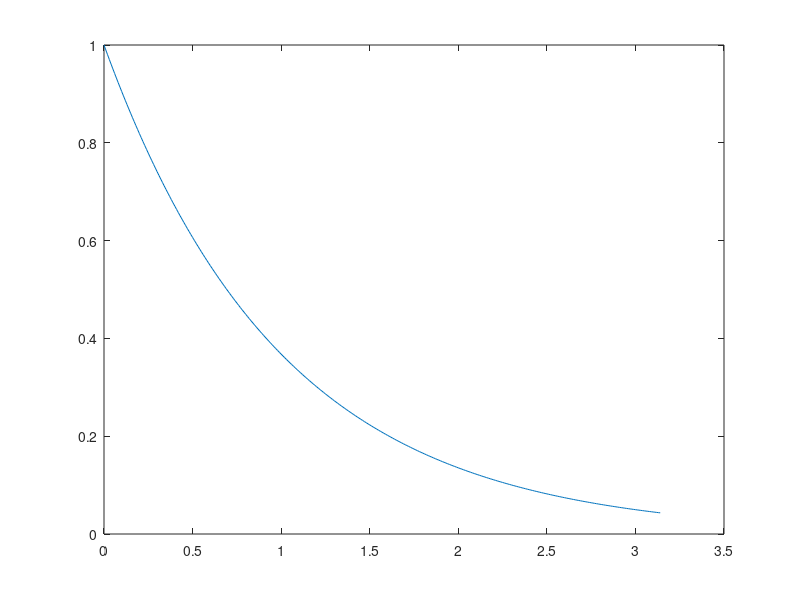

This figure's MATLAB source:
%% =========== BLIJF VAN HET ONDERSTAANDE CODE COMMENTAAR AF! =============
%                    |34e6786809f06dfaf7ab5f0c1c74677c|
%                            1811231301
%
% LEES DE VOLGENDE REGELS:
%
% 1 -   De volgende AANGEMAAKTE onderdelen mag je NIET aanpassen:
%                           A: Bestandsnamen
%                           B: Commentaar bij de code
%                           C: Folders en folderstructuur
%       Doe je dat toch dan krijg je GEEN punten voor deze opdracht.
% 2 -   Als dit bestand niet uit te voeren valt, bijvoorbeeld doordat je
%       tijdens het uitvoeren een foutmelding krijgt, krijg je GEEN punten!
% 3 -   Elke variabele waar 'NaN' aan is toegekend moet JIJ bewerken.
% 4 -   Je maakt de opdracht in dit bestand. Vul het bestand alleen aan met
%       voor de opdracht nuttige code. Doe je dit niet, dan kan dat een
%       vermindering van het te verdienen aantal punten tot gevolg hebben.
% 5 -   Door JOU geschreven commentaarregels (met %% of %) worden niet
%       door ons gelezen of gebruikt. 
% 6 -   Matlab is case-sensitive (hoofdlettergevoelig). De 
%       variabelen: 'aa', 'aA', 'Aa' en 'AA' zijn allemaal verschillend. 
%       Let dus goed op!
% 7 -   Als je programma een eeuwige-lus bevat (lees: nooit stopt met
%       uitvoeren) krijg je GEEN punten.
% 
% Opdrachtbeschrijving:
% Deze opdracht bestaat uit het schrijven/aanvullen van een SCRIPT. De
% specifieke opdracht staat hieronder.
%
% LET OP!
% Exacte naamgeving is heel belangrijk! Merk bv. het verschil op tussen
% de twee variabelen: 'mekker' en de variabele 'Mekker'. Matlab maakt dus 
% onderscheid tussen kleine letters en hoofdletters.
%
%% =========== BLIJF VAN HET BOVENSTAANDE CODE COMMENTAAR AF! =============
 
%% Opdracht 3
% Hieronder staat code waarmee je een grafiek van een inverse logaritmische 
% functie tekent. Maak een nieuw figuur aan. Maak alle waarden in 'signaal'
% die groter dan 0.5 gelijk aan nul. 
% Ken die aangepaste vector toe aan een variabele 'data'. 
% Plot 'data' met de bijbehorende tijdstippen in het nieuwe figure. 

close all
t = 0:0.01:pi;
signaal = 1./exp(t);
plot(t,signaal)
